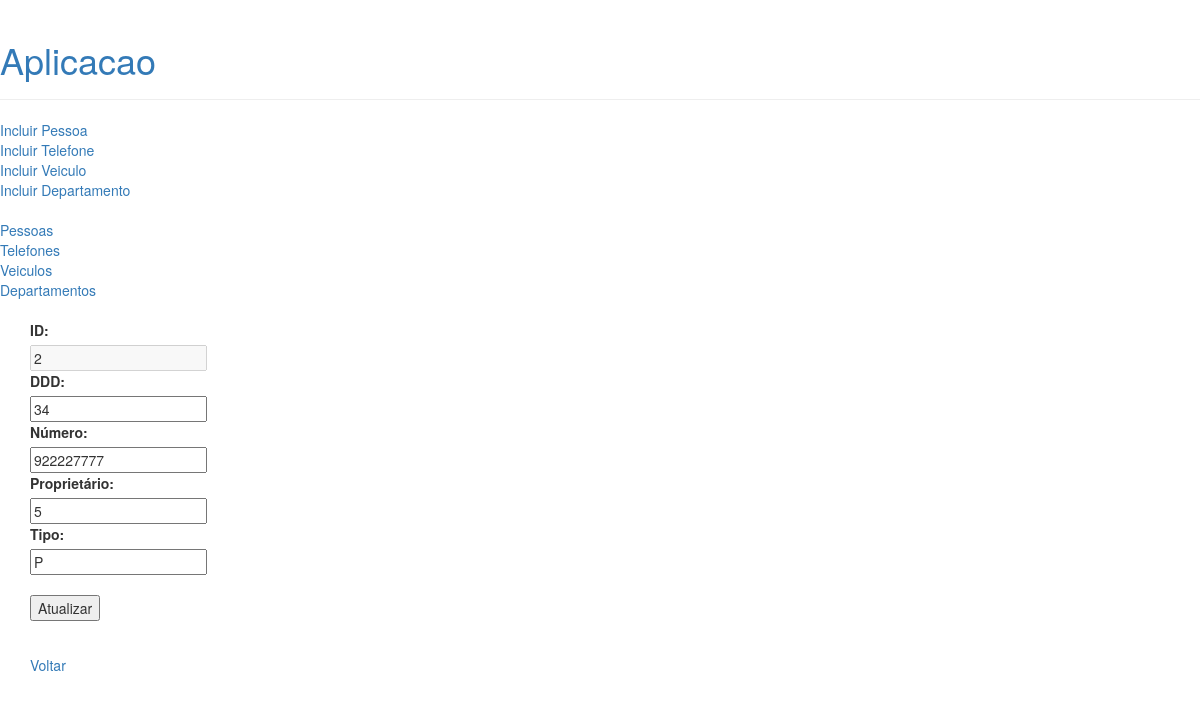
Before: /aplicacao/telefone/atualizar/2 with the older database file.
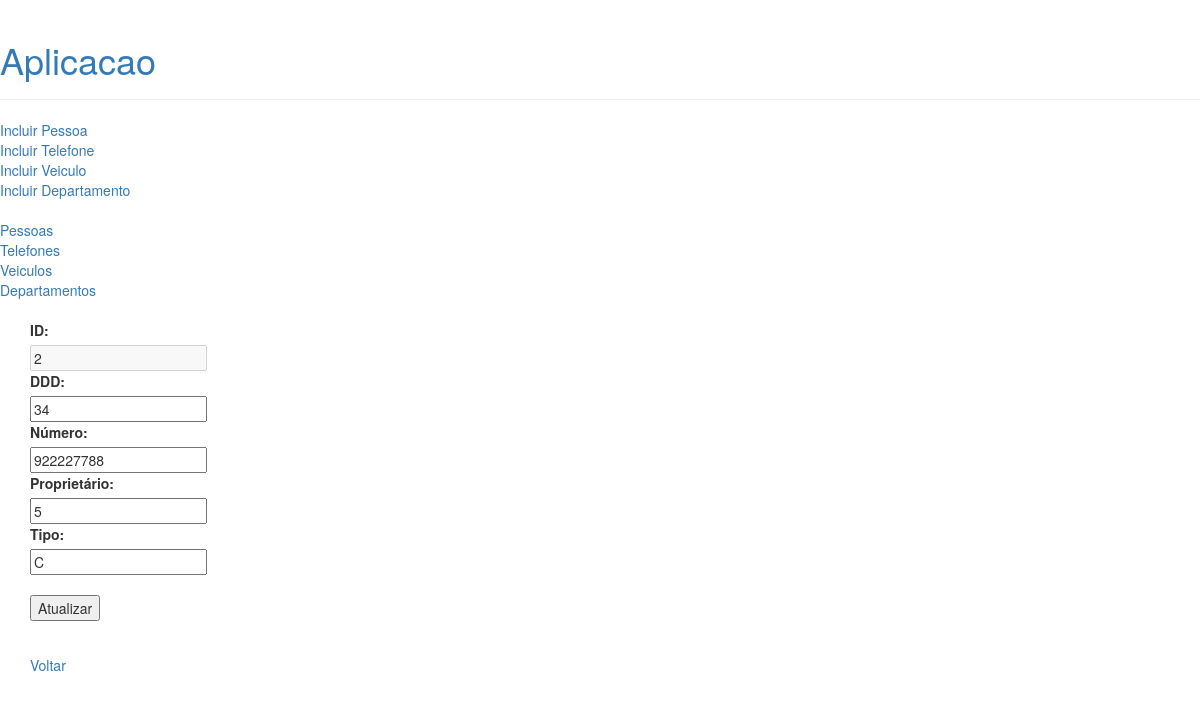
After: the same page with the newer database file.
### aplicacao/models.py (models this page shows, shortened)
class Telefone(models.Model):
    ddd = models.IntegerField(null=True)
    numero = models.IntegerField(null=True)
    proprietario = models.ForeignKey(
        Pessoa,
        on_delete=models.RESTRICT,
        null=True
    )
    OPCOES_TIPO_TELEFONE = [
        ('P','Pessoal'),
        ('C','Comercial'),
        ('I','Indefinido')
    ]
    tipo = models.CharField(
        max_length=1,
        choices=OPCOES_TIPO_TELEFONE,
        default='I'
    )
    objects = TelefoneManager()

### aplicacao/views/viewstelefones.py (the view, shortened to what this page needs)
# urls.py: path('telefone/atualizar/<int:phoneid>', viewstelefones.atualizartelefone, name='atualizartelefone'),
@csrf_exempt
def atualizartelefone(request,phoneid):
    if (request.method == 'GET'):
        db_telefone = Telefone.objects.aphone(phoneid=phoneid)
        payload = { 'telefone' : list(db_telefone) }
        template = loader.get_template('telefone/atualizartelefone.html')
        return HttpResponse(template.render(payload, request))

### aplicacao/models.py (called while the page is built)
    def aphone(self,phoneid):
        result = self.filter(id=phoneid)
        return result

### aplicacao/templates/telefone/atualizartelefone.html
{% extends 'base.html' %}
{% block content %}
    {% if telefone %}
        {% for t in telefone %}
            <form action="/aplicacao/telefone/atualizar/{{t.id}}" method="POST">
                <label for="name">ID:</label><br>
                <input type="text" id="phoneid" name="phoneid" value="{{t.id}}" disabled><br>
                <label for="name">DDD:</label><br>
                <input type="text" id="ddd" name="ddd" value="{{t.ddd}}"><br>
                <label for="name">Número:</label><br>
                <input type="text" id="numero" name="numero" value="{{t.numero}}"><br>
                <label for="name">Proprietário:</label><br>
                <input type="text" id="proprietario_id" name="proprietario_id" value="{{t.proprietario_id}}"><br>
                <label for="name">Tipo:</label><br>
                <input type="text" id="tipo" name="tipo" value="{{t.tipo}}"><br><br>
                <input type="submit" value="Atualizar">
            </form>
        {% endfor %}
    {% else %}
        <p>Não foi possível localizar os dados do telefone.</p>
    {% endif %}
    <br />
    <a href="/aplicacao/telefones">Voltar</a>
{% endblock %}

Changed rows visible on the page:
changed Telefone id 2: numero "922227777" → "922227788"; tipo "P" → "C"
